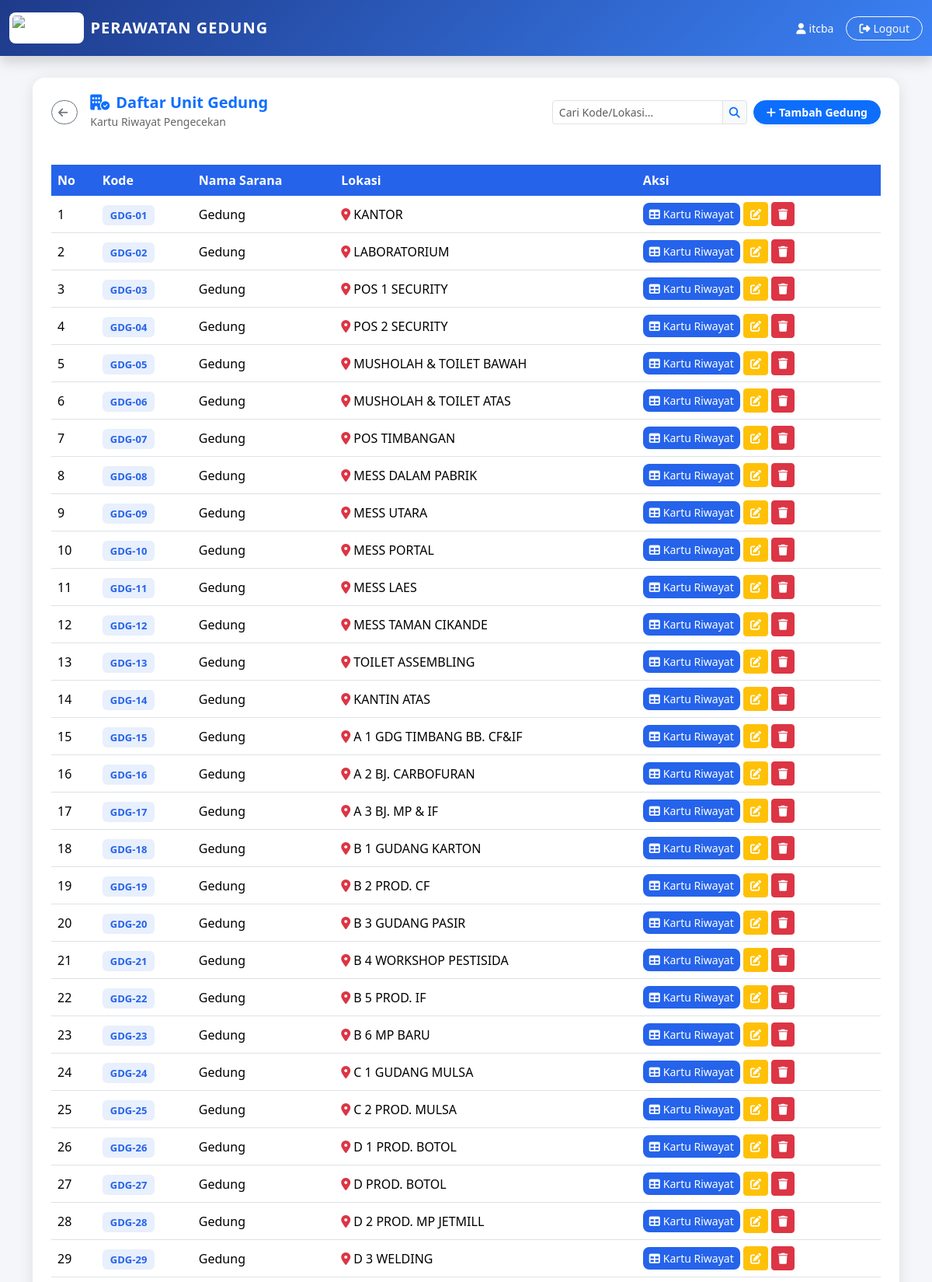
Page /gedung_home.php (signed in, upper part) on the committed database.
### tables this page shows
CREATE TABLE `gedung` (
  `id` int(11) NOT NULL,
  `no_kode` varchar(50) NOT NULL,
  `nama_sarana` varchar(100) DEFAULT NULL,
  `lokasi` varchar(200) DEFAULT NULL
);

### gedung_home.php (the view, shortened to what this page needs)
<?php
include "config/koneksi.php";
mysqli_query($conn, "CREATE TABLE IF NOT EXISTS `gedung` (
  `id` int(11) NOT NULL AUTO_INCREMENT,
  `no_kode` varchar(50) NOT NULL,
  `nama_sarana` varchar(100) DEFAULT NULL,
  `lokasi` varchar(200) DEFAULT NULL,
  PRIMARY KEY (`id`)
) ENGINE=InnoDB DEFAULT CHARSET=utf8mb4");
mysqli_query($conn, "CREATE TABLE IF NOT EXISTS `checklist_gedung` (
  `id` int(11) NOT NULL AUTO_INCREMENT,
  `gedung_id` int(11) NOT NULL,
  `tahun` int(4) NOT NULL,
  `bulan` tinyint(2) NOT NULL,
  `tanggal_cek` date DEFAULT NULL,
  `label_pengisian` enum('Ok','Nok') DEFAULT NULL,
  `tekanan_pressure` enum('Ok','Nok') DEFAULT NULL,
  `safety_pin` enum('Ok','Nok') DEFAULT NULL,
  `handle` enum('Ok','Nok') DEFAULT NULL,
  `selang_nozzle` enum('Ok','Nok') DEFAULT NULL,
  `dry_chemical` enum('Ok','Nok') DEFAULT NULL,
  `tablulan` enum('Ok','Nok') DEFAULT NULL,
  `bambu_petunjuk` enum('Ok','Nok') DEFAULT NULL,
  `paraf` varchar(100) DEFAULT NULL,
  `catatan` text DEFAULT NULL,
  `users_id` int(11) DEFAULT NULL,
  `created_at` datetime DEFAULT CURRENT_TIMESTAMP,
  PRIMARY KEY (`id`)
) ENGINE=InnoDB DEFAULT CHARSET=utf8mb4");
$keyword = isset($_GET['keyword']) ? mysqli_real_escape_string($conn, $_GET['keyword']) : '';
$where = "";
$listGedung = mysqli_query($conn, "SELECT * FROM gedung $where ORDER BY no_kode ASC");
?>
<!DOCTYPE html>
<html lang="id">
<head>
  <link href="https://cdn.jsdelivr.net/npm/bootstrap@5.3.2/dist/css/bootstrap.min.css" rel="stylesheet">
</head>
<body>
  <nav class="navbar navbar-gedung fixed-top py-3 shadow">
    <div class="container-fluid d-flex justify-content-between align-items-center">
      <div class="d-flex align-items-center gap-2 text-white" style="cursor:pointer"
        onclick="window.location.href='dashboard.php'">
        <img src="assets/images/cba.png" alt="Logo CBA"
          style="height:40px; background:white; padding:4px; border-radius:8px;">
        <span class="fw-bold fs-5 d-none d-sm-inline" style="letter-spacing:1px">PERAWATAN GEDUNG</span>
      </div>
      <div class="d-flex align-items-center gap-2 gap-md-3">
        <span class="text-white small d-none d-md-inline"><i
            class="fa-solid fa-user me-1"></i><?= $_SESSION['username'] ?></span>
        <a href="logout.php" class="btn btn-sm btn-outline-light rounded-pill px-2 px-md-3" title="Logout">
          <span class="d-none d-sm-inline"><i class="fa-solid fa-right-from-bracket me-1"></i>Logout</span>
        </a>
      </div>
    </div>
  </nav>
  <div class="container" style="margin-top:100px; padding-bottom:40px; flex:1;">
    <div class="card card-gedung">
      <div class="card-gedung-header d-flex justify-content-between align-items-center flex-wrap gap-3">
        <div class="d-flex align-items-center gap-3">
          <a href="dashboard.php" class="btn btn-sm btn-outline-secondary rounded-pill" title="Kembali ke Dashboard">
            <i class="fa-solid fa-arrow-left me-1"></i><span class="d-none d-sm-inline"></span>
          </a>
          <div>
            <h5 class="fw-bold mb-0 text-primary"><i class="fa-solid fa-building-circle-check me-2"></i>Daftar Unit
              Gedung</h5>
            <small class="opacity-75">Kartu Riwayat Pengecekan</small>
          </div>
        </div>
        <div class="d-flex flex-column flex-sm-row align-items-stretch align-items-sm-center gap-2 mt-3 mt-sm-0">
          <form method="GET" class="d-flex m-0">
            <div class="input-group input-group-sm w-100">
              <input type="text" name="keyword" class="form-control" placeholder="Cari Kode/Lokasi..."
                value="<?= htmlspecialchars($keyword) ?>">
              <button type="submit" class="btn btn-light text-primary border"><i
                  class="fa-solid fa-search"></i></button>
            </div>
          </form>
          <?php if (($_SESSION['role'] ?? '') === 'Admin'): ?>
          <button class="btn btn-primary btn-sm px-3 rounded-pill fw-bold shadow-sm text-nowrap"
            onclick="document.getElementById('modalTambah').classList.add('active')">
            <i class="fa-solid fa-plus me-1"></i>Tambah Gedung
          </button>
          <?php endif; ?>
        </div>
      </div>
      <div class="card-body p-4">
        <div class="table-responsive">
          <table class="table table-hover align-middle mb-0">
            <thead>
              <tr>
                <th>No</th>
                <th>Kode</th>
                <th>Nama Sarana</th>
                <th>Lokasi</th>
                <th>Aksi</th>
              </tr>
            </thead>
            <tbody>
              <?php $no = 1;
              while ($row = mysqli_fetch_assoc($listGedung)): ?>
                <tr>
                  <td data-label="No"><?= $no++ ?></td>
                  <td data-label="Kode"><span class="gedung-badge"><?= htmlspecialchars($row['no_kode']) ?></span></td>
                  <td data-label="Nama Sarana"><?= htmlspecialchars($row['nama_sarana']) ?></td>
                  <td data-label="Lokasi">
                    <span><i
                        class="fa-solid fa-location-dot text-danger me-1"></i><?= htmlspecialchars($row['lokasi']) ?></span>
                  </td>
                  <td data-label="Aksi">
                    <a href="gedung_kartu.php?gedung_id=<?= $row['id'] ?>" class="btn btn-kartu btn-sm flex-grow-1">
                      <i class="fa-solid fa-table me-1"></i><span class="d-inline">Kartu Riwayat</span>
                    </a>
                    <?php if (($_SESSION['role'] ?? '') === 'Admin'): ?>
                    <button type="button" class="btn btn-warning btn-sm text-white" onclick="openEditModal(<?= $row['id'] ?>, '<?= htmlspecialchars(addslashes($row['lokasi'])) ?>')" title="Edit Lokasi">
                      <i class="fa-solid fa-pen-to-square"></i>
                    </button>
                    <button type="button" class="btn btn-danger btn-sm" onclick="confirmDelete(<?= $row['id'] ?>)" title="Hapus">
                      <i class="fa-solid fa-trash"></i>
                    </button>
                    <?php endif; ?>
                  </td>
                </tr>
              <?php endwhile; ?>
            </tbody>
          </table>
        </div>
      </div>
    </div>
  </div>
</body>
</html>

### gedung_home.php (style rules this page uses)
:root { --blue: #2563eb; --blue-dark: #1e3a8a; --blue-light: #3b82f6; }
body { background: #f4f6f9; font-family: 'Segoe UI', sans-serif; min-height: 100vh; display: flex; flex-direction: column; }
.navbar-gedung { background: linear-gradient(135deg, var(--blue-dark), var(--blue-light)); }
.card-gedung { border: none; border-radius: 16px; box-shadow: 0 4px 20px rgba(0, 0, 0, .1); }
.card-gedung-header { background: #fff; color: #333; border-radius: 16px 16px 0 0; padding: 20px 24px; }
.gedung-badge { background: rgba(37, 99, 235, 0.1); color: var(--blue); font-weight: 600; padding: 4px 10px; border-radius: 6px; font-size: 13px; }
.table thead th { background: var(--blue); color: #fff; border: none; white-space: nowrap; }
.table tbody td { white-space: nowrap; }
.btn-kartu { background: var(--blue); color: #fff; border: none; border-radius: 8px; }

### rows in the picture
gedung: no_kode "GDG-01", nama_sarana "Gedung", lokasi "KANTOR"
gedung: no_kode "GDG-02", nama_sarana "Gedung", lokasi "LABORATORIUM"
gedung: no_kode "GDG-03", nama_sarana "Gedung", lokasi "POS 1 SECURITY"
gedung: no_kode "GDG-04", nama_sarana "Gedung", lokasi "POS 2 SECURITY"
gedung: no_kode "GDG-05", nama_sarana "Gedung", lokasi "MUSHOLAH & TOILET BAWAH"
gedung: no_kode "GDG-06", nama_sarana "Gedung", lokasi "MUSHOLAH & TOILET ATAS"
gedung: no_kode "GDG-07", nama_sarana "Gedung", lokasi "POS TIMBANGAN"
gedung: no_kode "GDG-08", nama_sarana "Gedung", lokasi "MESS DALAM PABRIK"
gedung: no_kode "GDG-09", nama_sarana "Gedung", lokasi "MESS UTARA"
gedung: no_kode "GDG-10", nama_sarana "Gedung", lokasi "MESS PORTAL"
gedung: no_kode "GDG-11", nama_sarana "Gedung", lokasi "MESS LAES"
gedung: no_kode "GDG-12", nama_sarana "Gedung", lokasi "MESS TAMAN CIKANDE"
gedung: no_kode "GDG-13", nama_sarana "Gedung", lokasi "TOILET ASSEMBLING"
gedung: no_kode "GDG-14", nama_sarana "Gedung", lokasi "KANTIN ATAS"
gedung: no_kode "GDG-15", nama_sarana "Gedung", lokasi "A 1 GDG TIMBANG BB. CF&IF"
gedung: no_kode "GDG-16", nama_sarana "Gedung", lokasi "A 2 BJ. CARBOFURAN"
gedung: no_kode "GDG-17", nama_sarana "Gedung", lokasi "A 3 BJ. MP & IF"
gedung: no_kode "GDG-18", nama_sarana "Gedung", lokasi "B 1 GUDANG KARTON"
gedung: no_kode "GDG-19", nama_sarana "Gedung", lokasi "B 2 PROD. CF"
gedung: no_kode "GDG-20", nama_sarana "Gedung", lokasi "B 3 GUDANG PASIR"
gedung: no_kode "GDG-21", nama_sarana "Gedung", lokasi "B 4 WORKSHOP PESTISIDA"
gedung: no_kode "GDG-22", nama_sarana "Gedung", lokasi "B 5 PROD. IF"
gedung: no_kode "GDG-23", nama_sarana "Gedung", lokasi "B 6 MP BARU"
gedung: no_kode "GDG-24", nama_sarana "Gedung", lokasi "C 1 GUDANG MULSA"
gedung: no_kode "GDG-25", nama_sarana "Gedung", lokasi "C 2 PROD. MULSA"
gedung: no_kode "GDG-26", nama_sarana "Gedung", lokasi "D 1 PROD. BOTOL"
gedung: no_kode "GDG-27", nama_sarana "Gedung", lokasi "D PROD. BOTOL"
gedung: no_kode "GDG-28", nama_sarana "Gedung", lokasi "D 2 PROD. MP JETMILL"
gedung: no_kode "GDG-29", nama_sarana "Gedung", lokasi "D 3 WELDING"

### other values in the picture
$_SESSION['username'] "itcba"
